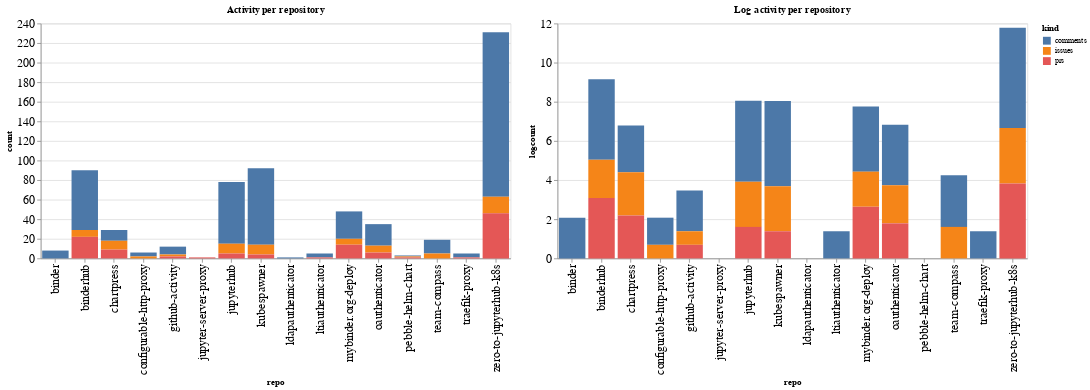

The notebook cell this image was saved under:
### Code cell
ch1 = alt.Chart(repo_summaries, width=600, title="Activity per repository").mark_bar().encode(
    x='repo',
    y='count',
    color='kind',
    tooltip="kind"
)

ch2 = alt.Chart(repo_summaries, width=600, title="Log activity per repository").mark_bar().encode(
    x='repo',
    y='logcount',
    color='kind',
    tooltip="kind"
)

ch1 | ch2

### Figure 1 — Vega-Lite specification as saved in the notebook (floating-point values rounded to 4 significant figures)
{"config": {"axisLeft": {"labelFontSize": 15}, "axisBottom": {"labelFontSize": 15}}, "hconcat": [{"mark": "bar", "encoding": {"color": {"type": "nominal", "field": "kind"}, "tooltip": {"type": "nominal", "field": "kind"}, "x": {"type": "nominal", "field": "repo"}, "y": {"type": "quantitative", "field": "count"}}, "title": "Activity per repository", "width": 600}, {"mark": "bar", "encoding": {"color": {"type": "nominal", "field": "kind"}, "tooltip": {"type": "nominal", "field": "kind"}, "x": {"type": "nominal", "field": "repo"}, "y": {"type": "quantitative", "field": "logcount"}}, "title": "Log activity per repository", "width": 600}], "data": {"name": "data-611a237a957938b20742604ab982d61f"}, "$schema": "https://vega.github.io/schema/vega-lite/v4.8.1.json", "datasets": {"data-611a237a957938b20742604ab982d61f": [{"repo": "binder", "kind": "comments", "count": 8, "logcount": 2.079}, {"repo": "binderhub", "kind": "comments", "count": 61, "logcount": 4.111}, {"repo": "binderhub", "kind": "issues", "count": 7, "logcount": 1.946}, {"repo": "binderhub", "kind": "prs", "count": 22, "logcount": 3.091}, {"repo": "chartpress", "kind": "comments", "count": 11, "logcount": 2.398}, {"repo": "chartpress", "kind": "issues", "count": 9, "logcount": 2.197}, {"repo": "chartpress", "kind": "prs", "count": 9, "logcount": 2.197}, {"repo": "configurable-http-proxy", "kind": "comments", "count": 4, "logcount": 1.386}, {"repo": "configurable-http-proxy", "kind": "issues", "count": 2, "logcount": 0.6931}, {"repo": "github-activity", "kind": "comments", "count": 8, "logcount": 2.079}, {"repo": "github-activity", "kind": "issues", "count": 2, "logcount": 0.6931}, {"repo": "github-activity", "kind": "prs", "count": 2, "logcount": 0.6931}, {"repo": "jupyter-server-proxy", "kind": "prs", "count": 1, "logcount": 0.0}, {"repo": "jupyterhub", "kind": "comments", "count": 63, "logcount": 4.143}, {"repo": "jupyterhub", "kind": "issues", "count": 10, "logcount": 2.303}, {"repo": "jupyterhub", "kind": "prs", "count": 5, "logcount": 1.609}, {"repo": "kubespawner", "kind": "comments", "count": 78, "logcount": 4.357}, {"repo": "kubespawner", "kind": "issues", "count": 10, "logcount": 2.303}, {"repo": "kubespawner", "kind": "prs", "count": 4, "logcount": 1.386}, {"repo": "ldapauthenticator", "kind": "comments", "count": 1, "logcount": 0.0}, {"repo": "ltiauthenticator", "kind": "comments", "count": 4, "logcount": 1.386}, {"repo": "ltiauthenticator", "kind": "prs", "count": 1, "logcount": 0.0}, {"repo": "mybinder.org-deploy", "kind": "comments", "count": 28, "logcount": 3.332}, {"repo": "mybinder.org-deploy", "kind": "issues", "count": 6, "logcount": 1.792}, {"repo": "mybinder.org-deploy", "kind": "prs", "count": 14, "logcount": 2.639}, {"repo": "oauthenticator", "kind": "comments", "count": 22, "logcount": 3.091}, {"repo": "oauthenticator", "kind": "issues", "count": 7, "logcount": 1.946}, {"repo": "oauthenticator", "kind": "prs", "count": 6, "logcount": 1.792}, {"repo": "pebble-helm-chart", "kind": "comments", "count": 1, "logcount": 0.0}, {"repo": "pebble-helm-chart", "kind": "issues", "count": 1, "logcount": 0.0}, {"repo": "pebble-helm-chart", "kind": "prs", "count": 1, "logcount": 0.0}, {"repo": "team-compass", "kind": "comments", "count": 14, "logcount": 2.639}, {"repo": "team-compass", "kind": "issues", "count": 5, "logcount": 1.609}, {"repo": "traefik-proxy", "kind": "comments", "count": 4, "logcount": 1.386}, {"repo": "traefik-proxy", "kind": "prs", "count": 1, "logcount": 0.0}, {"repo": "zero-to-jupyterhub-k8s", "kind": "comments", "count": 168, "logcount": 5.124}, {"repo": "zero-to-jupyterhub-k8s", "kind": "issues", "count": 17, "logcount": 2.833}, {"repo": "zero-to-jupyterhub-k8s", "kind": "prs", "count": 46, "logcount": 3.829}]}}
